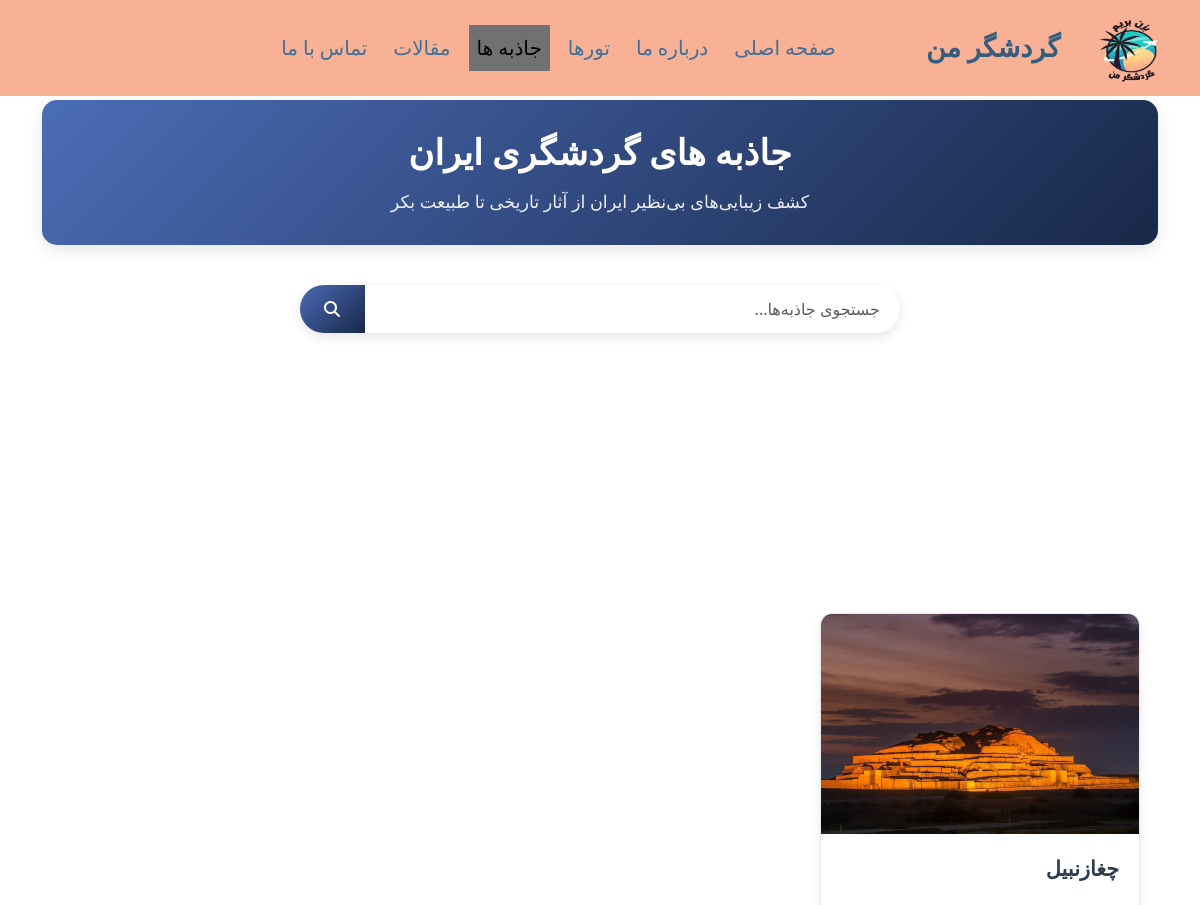
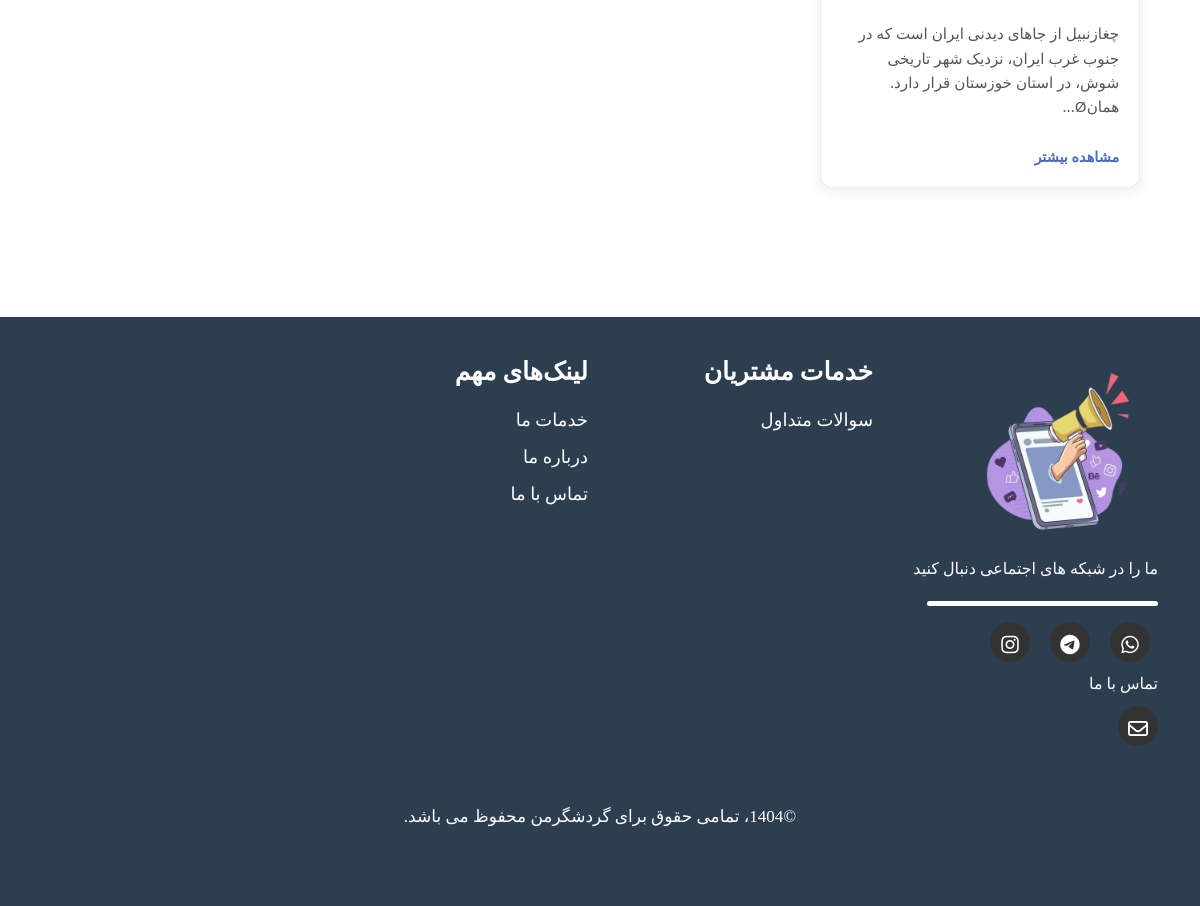
The app's page /pages/jazebe.php, older data (2 pictures, top to bottom).
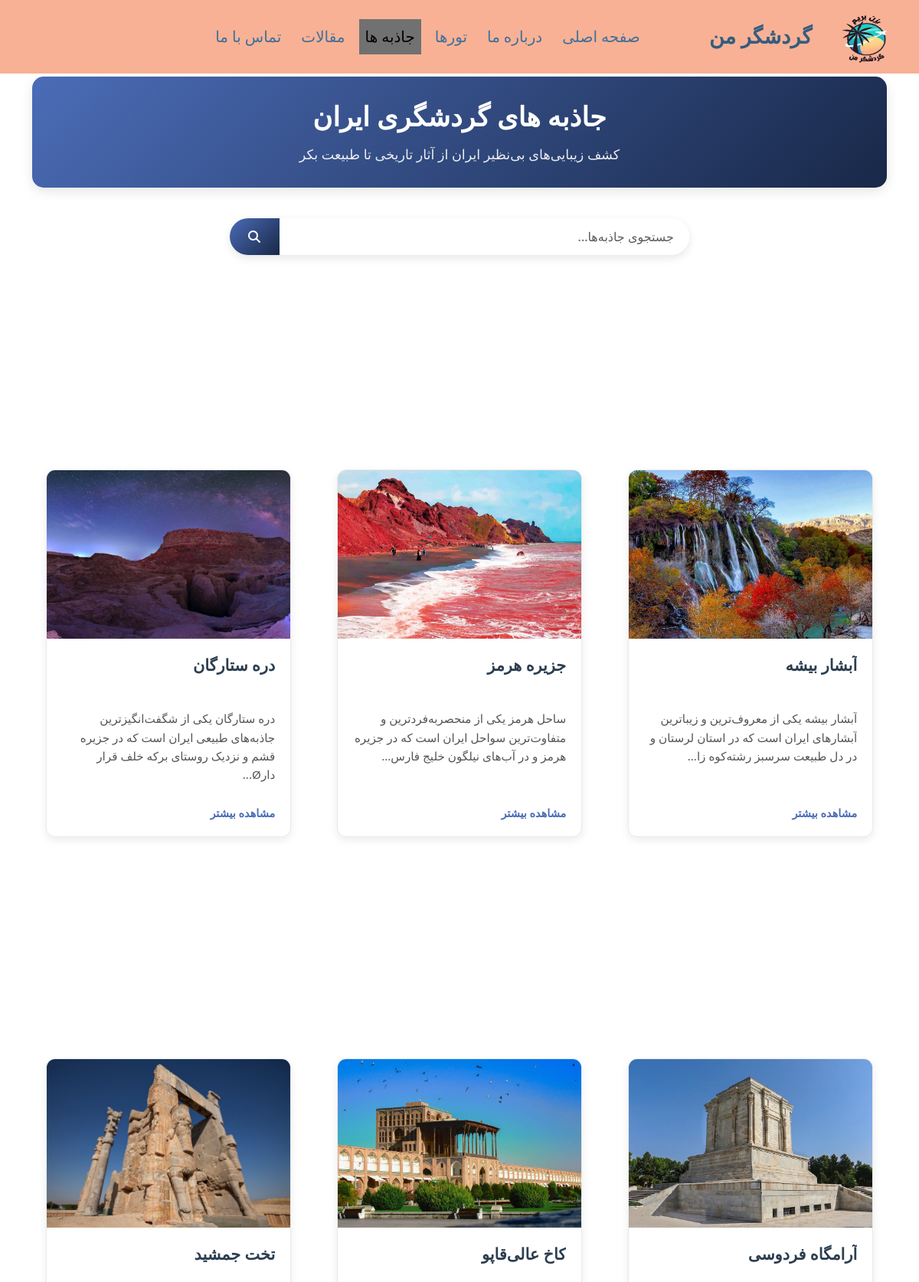
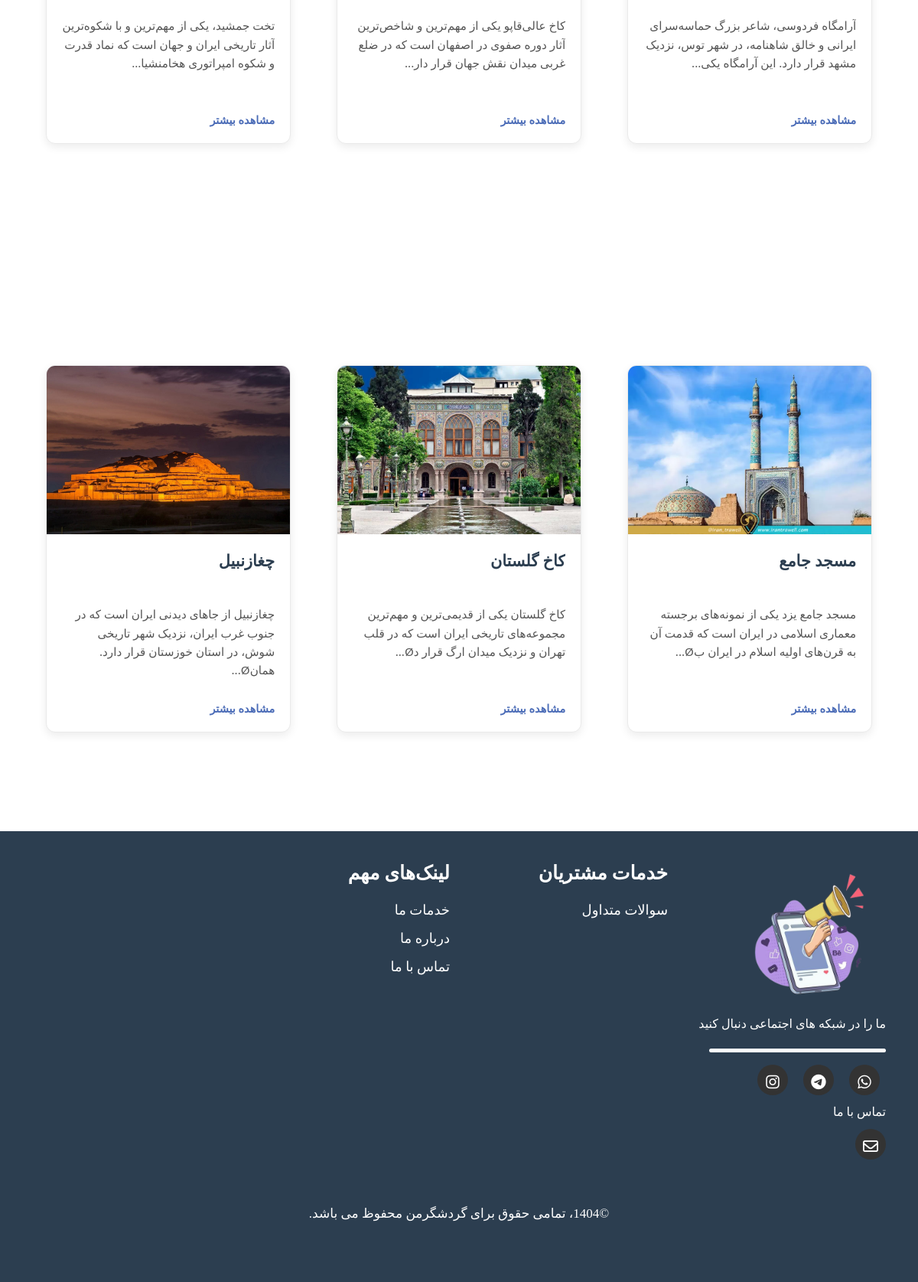
The same page, newer data (2 pictures, top to bottom).
### tables this page shows
CREATE TABLE IF NOT EXISTS `jazebe` (
  `j_id` int(11) NOT NULL AUTO_INCREMENT,
  `title` varchar(100) NOT NULL,
  `description` text NOT NULL,
  `image_path` varchar(255) DEFAULT NULL,
  `updated_at` datetime DEFAULT NULL,
  PRIMARY KEY (`j_id`)
);

### pages/jazebe.php (the view, shortened to what this page needs)
<!DOCTYPE html>
<html lang="fa" dir="rtl">
<head>
    <link rel="stylesheet" href="../css/bootstrap.min.css">
    <link rel="stylesheet" href="../css/bootstrap.rtl.min.css">
    <link rel="stylesheet" href="https://cdnjs.cloudflare.com/ajax/libs/font-awesome/6.5.0/css/all.min.css">
    <link rel="stylesheet" href="../css/style.css">
</head>
<body class="rtl">
    <nav class="navbar navbar-expand-lg fixed-top">
        <div class="container-fluid">
            <a class="navbar-brand">
                <img src="../images/icon33.png" alt="گردشگر من" width="80" height="70">
            </a>
            <a class="navbar-brand">گردشگر من</a>
            <div class="collapse navbar-collapse" id="navbarSupportedContent">
                <ul class="navbar-nav me-auto mb-2 mb-lg-0">
                    <li class="nav-item">
                        <a class="nav-link" href="../index.html">صفحه اصلی</a>
                    </li>
                    <li class="nav-item">
                        <a class="nav-link" href="about-us.html">درباره ما</a>
                    </li>
                    <li class="nav-item">
                        <a class="nav-link" href="tours.php">تورها</a>
                    </li>
                    <li class="nav-item">
                        <a class="nav-link active" href="jazebe.php">جاذبه ها</a>
                    </li>
                    <li class="nav-item">
                        <a class="nav-link" href="article.html">مقالات</a>
                    </li>
                    <li class="nav-item">
                        <a class="nav-link" href="contact.html">تماس با ما</a>
                    </li>
                </ul>
                    </div>
            </div>
    </nav>
    <div class="container jazebe-container">
        <div class="page-header">
            <h1>جاذبه های گردشگری ایران</h1>
            <p>کشف زیبایی‌های بی‌نظیر ایران از آثار تاریخی تا طبیعت بکر</p>
        </div>
        <div class="search-box">
            <div class="input-group">
                <input type="text" class="form-control" id="search-input" placeholder="جستجوی جاذبه‌ها...">
                <button class="btn btn-primary" id="search-btn">
                    <i class="fas fa-search"></i>
                </button>
            </div>
        </div>
        <div class="row" id="jazebe-list">
            <?php
            $servername = "localhost";
            $username = "root";
            $password = "";
            $dbname = "my_tourist_db";
            $conn = new mysqli($servername, $username, $password, $dbname);
            $conn->set_charset("utf8");
            $sql = "SELECT * FROM jazebe ORDER BY `j_id` DESC";
            $result = $conn->query($sql);
            if ($result && $result->num_rows > 0) {
                while($row = $result->fetch_assoc()) {
                    $title = isset($row['title']) ? htmlspecialchars($row['title']) : 'بدون عنوان';
                    $description = isset($row['description']) ? htmlspecialchars($row['description']) : '';
                    $image_path = isset($row['image_path']) ? $row['image_path'] : '';
                    $id = isset($row['j_id']) ? $row['j_id'] : 0;
                    $short_desc = strlen($description) > 200 ?
                        substr($description, 0, 200) . "..." :
                        $description;
                    echo '
                    <div class="col-lg-4 col-md-6 mb-4">
                        <div class="card jazebe-card">
                            <div class="jazebe-img-container">';
                    if (!empty($image_path) && file_exists("../" . $image_path)) {
                        echo '<img src="../' . $image_path . '" class="jazebe-img" alt="' . $title . '" onerror="this.onerror=null; this.src=\'../images/default-jazebe.jpg\';">';
                    } else {
                        echo '<div class="no-image">
                                <i class="fas fa-landmark"></i>
                                <span>بدون تصویر</span>
                              </div>';
                    }
                    echo '
                            </div>
                            <div class="jazebe-body">
                                <h3 class="jazebe-title" title="' . $title . '">' . $title . '</h3>
                                <div class="jazebe-description truncate" title="' . $description . '">' . $short_desc . '</div>';
                    if (strlen($description) > 200) {
                        echo '<a href="#" class="read-more" data-id="' . $id . '">مشاهده بیشتر</a>';
                    }
                    echo '
                            </div>
                        </div>
                    </div>';
                }
            }
            ?>
        </div>
    </div>
    <footer>
        <div class="container">
            <div class="row">
                <div class="col-md-3">
                    <ul class="list-inline">
                        <img src="../images/socialmedia.png" height="200px" width="200px">
                        <p class="follow-us">ما را در شبکه های اجتماعی دنبال کنید</p>
                        <hr class="follow-us-line">
                        <li class="list-inline-item"><a class="social-icon"><i class="fab fa-whatsapp fa-lg"></i></a></li>
                        <li class="list-inline-item"><a class="social-icon"><i class="fab fa-telegram fa-lg"></i></a></li>
                        <li class="list-inline-item"><a class="social-icon"><i class="fab fa-instagram fa-lg"></i></a></li>
                        <li class="nav-item">
                    <a class="nav-link" href="pages/contact.html"> تماس با ما</a>
                  </li>
                        <li class="list-inline-item"><a class="social-icon email-icon"><i class="far fa-envelope fa-lg"></i></a></li>
                    </ul>
                </div>
                <div class="col-md-3 mb-3">
                    <h5>خدمات مشتریان</h5>
                    <ul class="list-unstyled">
                        <li><a href="FAQ.html">سوالات متداول</a></li>
                    </ul>
                </div>
                <div class="col-md-3 mb-3">
                    <h5>لینک‌های مهم</h5>
                    <ul class="list-unstyled">
                        <li><a href="../index.html#services-section">خدمات ما</a></li>
                        <li><a href="about-us.html">درباره ما</a></li>
                        <li><a href="contact.html">تماس با ما</a></li>
                    </ul>
                </div>
            </div>
            <div class="row mt-5">
                <div class="col-md-12 text-center">
                    <p>&copy;1404، تمامی حقوق برای گردشگرمن محفوظ می باشد.</p>
                </div>
            </div>
        </div>
    </footer>
</body>
</html>

### css/style.css (style rules this page uses)
body { overflow-x: hidden; }
.navbar { display: inline-block; direction: rtl; text-align: right; background-color: #f8b195; }
.navbar-nav .nav-item { padding: 5px ; font-family: "W_aban"; font-size: 20px; }
.navbar-nav .nav-link { color: #406f99; }
.navbar-brand { font-family: "B Morvarid"; font-size: 27px; color: #355C7D ; font-weight: bold; animation: blink 3s infinite; }
footer { font-family: "b nazanin"; background-color: #f8b195; padding: 50px 0; text-align: right; }
footer h5 { font-size: 25px; font-weight: bold; margin-bottom: 20px; }
footer p { font-size: 17px; }
footer ul { list-style: none; padding: 0; margin: 0; }
footer ul li { margin-bottom: 10px; }
footer ul li a { color: #fff; text-decoration: none; }
.social-icon { display: inline-block; width: 40px; height: 40px; line-height: 45px; text-align: center; border-radius: 50%; color: #fff; background-color: #333333; transition: all 0.3s ease; }
.list-unstyled a { font-size: 18px; }
.follow-us { font-size: 16px; line-height: 24px; margin-bottom: 20px; position: relative; }
.follow-us-line { margin-left: 30px; opacity: 1; color: white; border-width: 5px; border-radius: 20px; }
.active, .dot:hover { background-color: #717171; }
.card { background: #fff; color: #333; margin: 15rem auto; width: 90%; max-width: 50rem; min-height: 30rem; border-radius: 2rem; }

### pages/jazebe.php (style rules this page uses)
.jazebe-container { margin-top: 100px; margin-bottom: 50px; min-height: calc(100vh - 300px); }
.page-header { text-align: center; margin-bottom: 40px; padding: 30px 20px; background: linear-gradient(135deg, #4b6cb7 0%, #182848 100%); border-radius: 15px; color: white; box-shadow: 0 5px 15px rgba(0,0,0,0.1); }
.page-header h1 { font-size: 2.2rem; margin-bottom: 15px; font-weight: bold; }
.page-header p { font-size: 1.1rem; opacity: 0.9; max-width: 700px; margin: 0 auto; line-height: 1.6; }
.jazebe-card { border: 1px solid #eaeaea; border-radius: 12px; overflow: hidden; box-shadow: 0 4px 12px rgba(0,0,0,0.08); transition: all 0.3s ease; margin-bottom: 25px; height: 450px; display: flex; flex-direction: column; }
.jazebe-img-container { height: 220px; overflow: hidden; flex-shrink: 0; }
.jazebe-img { width: 100%; height: 100%; object-fit: cover; transition: transform 0.5s ease; }
.jazebe-body { padding: 20px; flex-grow: 1; display: flex; flex-direction: column; }
.jazebe-title { font-size: 1.3rem; font-weight: 700; color: #2c3e50; margin-bottom: 12px; line-height: 1.4; height: 60px; overflow: hidden; display: -webkit-box; -webkit-line-clamp: 2; -webkit-box-orient: vertical; }
.jazebe-description { color: #555; line-height: 1.6; font-size: 0.95rem; flex-grow: 1; overflow: hidden; position: relative; }
.jazebe-description.truncate { display: -webkit-box; -webkit-line-clamp: 4; -webkit-box-orient: vertical; overflow: hidden; text-overflow: ellipsis; }
.read-more { color: #4b6cb7; font-weight: 600; font-size: 0.9rem; text-decoration: none; display: inline-block; margin-top: 10px; transition: color 0.3s ease; }
.search-box { max-width: 600px; margin: 30px auto 40px; }
.search-box .input-group { box-shadow: 0 4px 12px rgba(0,0,0,0.1); border-radius: 30px; overflow: hidden; }
.search-box .form-control { border: none; padding: 12px 20px; font-size: 1rem; }
.search-box .btn { padding: 12px 25px; background: linear-gradient(135deg, #4b6cb7 0%, #182848 100%); border: none; border-radius: 0 30px 30px 0; }
.row { margin-bottom: 10px; }
footer { margin-top: 80px !important; padding-top: 40px; background: #2c3e50; color: white; }

Row changes from the older to the newer data that the page shows:
added jazebe: image_path (picture), title "آبشار بیشه", description "آبشار بیشه یکی از معروف‌ترین و زیباترین آبشارهای ایران است که در استان لرستان و در دل طبیعت سرسبز رشته‌کوه زا..."
added jazebe: image_path (picture), title "جزیره هرمز", description "ساحل هرمز یکی از منحصربه‌فردترین و متفاوت‌ترین سواحل ایران است که در جزیره هرمز و در آب‌های نیلگون خلیج فارس..."
added jazebe: image_path (picture), title "دره ستارگان", description "دره ستارگان یکی از شگفت‌انگیزترین جاذبه‌های طبیعی ایران است که در جزیره قشم و نزدیک روستای برکه خلف قرار دارØ..."
added jazebe: image_path (picture), title "آرامگاه فردوسی", description "آرامگاه فردوسی، شاعر بزرگ حماسه‌سرای ایرانی و خالق شاهنامه، در شهر توس، نزدیک مشهد قرار دارد. این آرامگاه یکی..."
added jazebe: image_path (picture), title "کاخ عالی‌قاپو", description "کاخ عالی‌قاپو یکی از مهم‌ترین و شاخص‌ترین آثار دوره صفوی در اصفهان است که در ضلع غربی میدان نقش جهان قرار دار..."
added jazebe: image_path (picture), title "تخت جمشید", description "تخت جمشید، یکی از مهم‌ترین و با شکوه‌ترین آثار تاریخی ایران و جهان است که نماد قدرت و شکوه امپراتوری هخامنشیا..."
added jazebe: image_path (picture), title "مسجد جامع", description "مسجد جامع یزد یکی از نمونه‌های برجسته معماری اسلامی در ایران است که قدمت آن به قرن‌های اولیه اسلام در ایران بØ..."
added jazebe: image_path (picture), title "کاخ گلستان", description "کاخ گلستان یکی از قدیمی‌ترین و مهم‌ترین مجموعه‌های تاریخی ایران است که در قلب تهران و نزدیک میدان ارگ قرار دØ..."
